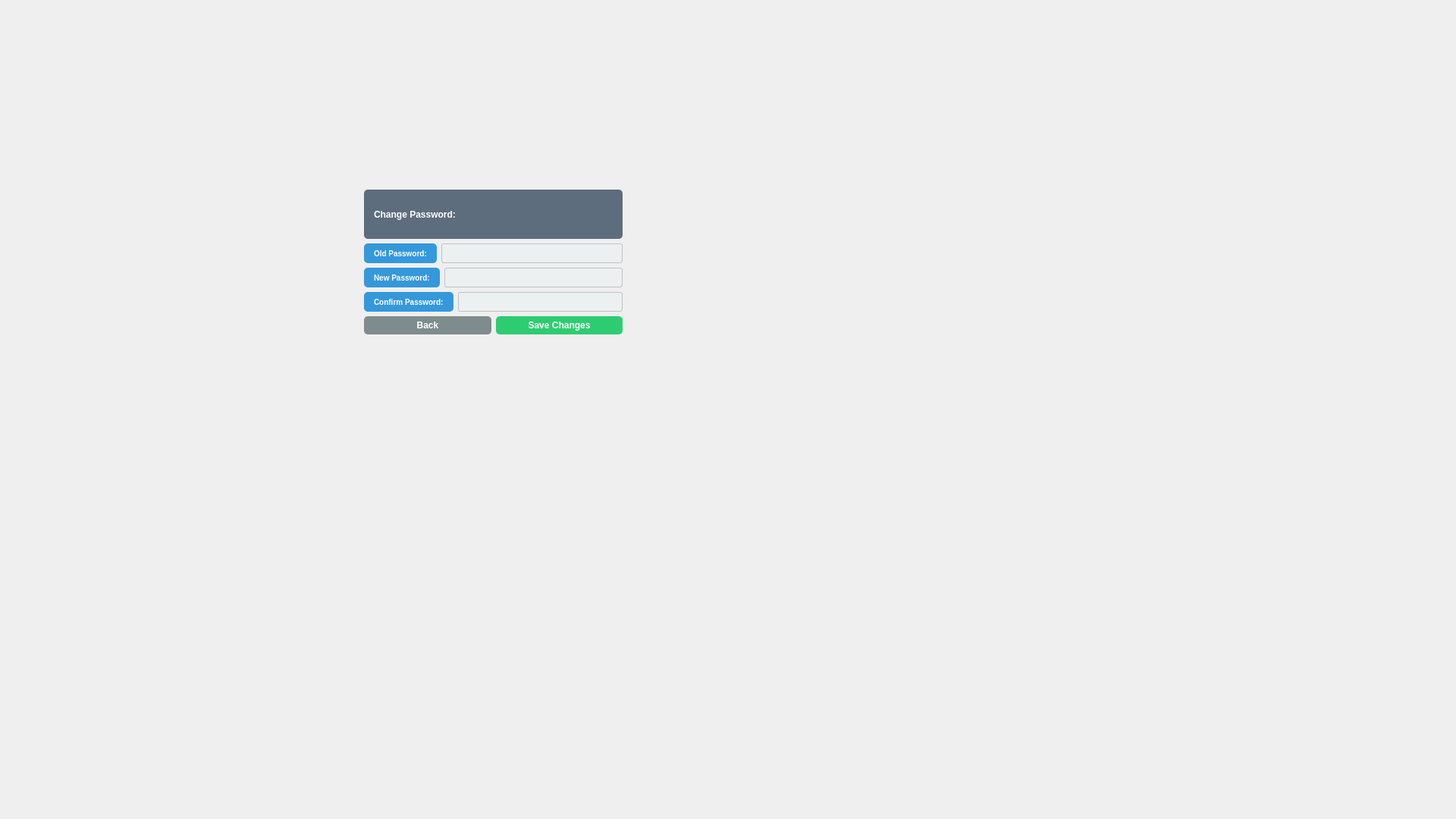
<?xml version="1.0" encoding="UTF-8"?>
<ui version="4.0">
 <class>changepassword</class>
 <widget class="QDialog" name="changepassword">
  <property name="geometry">
   <rect>
    <x>0</x>
    <y>0</y>
    <width>1920</width>
    <height>1080</height>
   </rect>
  </property>
  <property name="sizePolicy">
   <sizepolicy hsizetype="Ignored" vsizetype="Expanding">
    <horstretch>0</horstretch>
    <verstretch>0</verstretch>
   </sizepolicy>
  </property>
  <property name="windowTitle">
   <string>Dialog</string>
  </property>
  <property name="styleSheet">
   <string notr="true">background: qlineargradient(spread:pad, x1:0, y1:0, x2:1, y2:1,
                            stop:0 #e3f2fd, stop:1 #bbdefb);
</string>
  </property>
  <widget class="QWidget" name="layoutWidget">
   <property name="geometry">
    <rect>
     <x>480</x>
     <y>250</y>
     <width>341</width>
     <height>191</height>
    </rect>
   </property>
   <layout class="QVBoxLayout" name="verticalLayout">
    <item>
     <widget class="QLabel" name="label">
      <property name="styleSheet">
       <string notr="true">

QLabel {
background-color:#5D6D7E;  /* Medium gray */
color: white;

    border-radius: 5px;
    padding: 5px 10px;
font-size: 12px;
    font-weight: bold;
}
</string>
      </property>
      <property name="text">
       <string>Change Password:</string>
      </property>
     </widget>
    </item>
    <item>
     <layout class="QHBoxLayout" name="horizontalLayout">
      <item>
       <widget class="QLabel" name="label_oldpassword">
        <property name="styleSheet">
         <string notr="true">
QLabel {
background-color: #3498DB;  /* Medium gray */
color: white;

    border-radius: 5px;
    padding: 5px 10px;
font-size: 10px;
    font-weight: bold;
}
</string>
        </property>
        <property name="text">
         <string>Old Password:</string>
        </property>
       </widget>
      </item>
      <item>
       <widget class="QLineEdit" name="lineEdit_oldpassword">
        <property name="styleSheet">
         <string notr="true">QLineEdit {
    background-color: #ECF0F1;
    color: #2C3E50;
    border: 1px solid #BDC3C7;
    border-radius: 3px;
    padding: 2px 4px;
    font-size: 12px;
    min-height: 20px; /* reduce height */
}

QLineEdit:focus {
    border: 1px solid #3498DB;
    background-color: #FFFFFF;
}

QLineEdit::placeholder {
    color: #95A5A6;
    font-style: italic;
}
</string>
        </property>
        <property name="echoMode">
         <enum>QLineEdit::EchoMode::Password</enum>
        </property>
       </widget>
      </item>
     </layout>
    </item>
    <item>
     <layout class="QHBoxLayout" name="horizontalLayout_2">
      <item>
       <widget class="QLabel" name="label_newpassword">
        <property name="styleSheet">
         <string notr="true">
QLabel {
background-color: #3498DB;  /* Medium gray */
color: white;

    border-radius: 5px;
    padding: 5px 10px;
font-size: 10px;
    font-weight: bold;
}
</string>
        </property>
        <property name="text">
         <string>New Password:</string>
        </property>
       </widget>
      </item>
      <item>
       <widget class="QLineEdit" name="lineEdit_newpassword">
        <property name="styleSheet">
         <string notr="true">QLineEdit {
    background-color: #ECF0F1;
    color: #2C3E50;
    border: 1px solid #BDC3C7;
    border-radius: 3px;
    padding: 2px 4px;
    font-size: 12px;
    min-height: 20px; /* reduce height */
}

QLineEdit:focus {
    border: 1px solid #3498DB;
    background-color: #FFFFFF;
}

QLineEdit::placeholder {
    color: #95A5A6;
    font-style: italic;
}
</string>
        </property>
        <property name="echoMode">
         <enum>QLineEdit::EchoMode::Password</enum>
        </property>
       </widget>
      </item>
     </layout>
    </item>
    <item>
     <layout class="QHBoxLayout" name="horizontalLayout_3">
      <item>
       <widget class="QLabel" name="label_confirmpassword">
        <property name="styleSheet">
         <string notr="true">
QLabel {
background-color: #3498DB;  /* Medium gray */
color: white;

    border-radius: 5px;
    padding: 5px 10px;
font-size: 10px;
    font-weight: bold;
}
</string>
        </property>
        <property name="text">
         <string>Confirm Password:</string>
        </property>
       </widget>
      </item>
      <item>
       <widget class="QLineEdit" name="lineEdit_confirmpassword">
        <property name="styleSheet">
         <string notr="true">QLineEdit {
    background-color: #ECF0F1;
    color: #2C3E50;
    border: 1px solid #BDC3C7;
    border-radius: 3px;
    padding: 2px 4px;
    font-size: 12px;
    min-height: 20px; /* reduce height */
}

QLineEdit:focus {
    border: 1px solid #3498DB;
    background-color: #FFFFFF;
}

QLineEdit::placeholder {
    color: #95A5A6;
    font-style: italic;
}
</string>
        </property>
        <property name="echoMode">
         <enum>QLineEdit::EchoMode::Password</enum>
        </property>
       </widget>
      </item>
     </layout>
    </item>
    <item>
     <layout class="QHBoxLayout" name="horizontalLayout_4">
      <item>
       <widget class="QPushButton" name="pushButton_back">
        <property name="styleSheet">
         <string notr="true">QPushButton {
background-color: #7F8C8D;  /* Medium gray */
color: white;
 font-weight: bold;
    border-radius: 5px;
    padding: 5px 10px;
}

QPushButton:hover {
background-color: #626567;  /* Darker gray */

}
</string>
        </property>
        <property name="text">
         <string>Back</string>
        </property>
       </widget>
      </item>
      <item>
       <widget class="QPushButton" name="pushButton_savenewpassword">
        <property name="styleSheet">
         <string notr="true">QPushButton {
 background-color: #27AE60;  /* Emerald green */
    background-color: #2ECC71;  /* Light green */
;
font-weight: bold;
    color: white;
    border-radius: 5px;
    padding: 5px 10px;
}

QPushButton:hover {
background-color: #1E8449;  /* Darker shade of emerald green */

}
</string>
        </property>
        <property name="text">
         <string>Save Changes</string>
        </property>
       </widget>
      </item>
     </layout>
    </item>
   </layout>
  </widget>
 </widget>
 <resources/>
 <connections/>
</ui>
